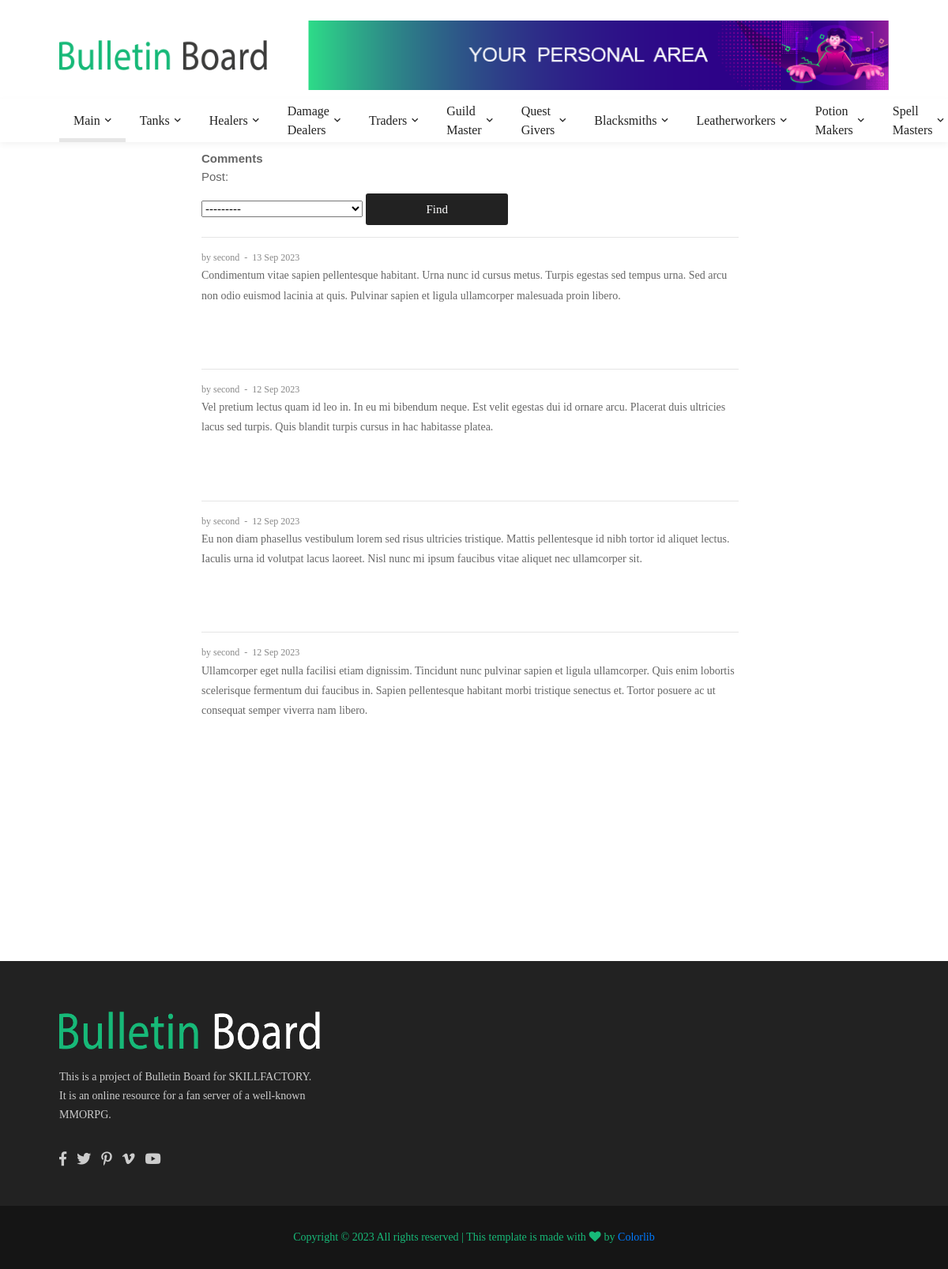
Page /2/account/comments (signed in) on the committed database.
### bulletin_board_app/models.py (models this page shows)
class Comment(models.Model):
    author = models.ForeignKey(User, on_delete=models.CASCADE, related_name='comments')
    post = models.ForeignKey(Post, on_delete=models.CASCADE, related_name='comments')
    date = models.DateTimeField(auto_now_add=True, verbose_name='Date')
    text = models.TextField(verbose_name='Text')
    is_accepted = models.BooleanField(default=False)

### bulletin_board_app/views.py (the view, shortened to what this page needs)
# urls.py: path('<int:pk>/account/comments', CommentListView.as_view(), name='comments'),
class CommentListView(LoginRequiredMixin, ListView):
    model = Comment
    template_name = 'personal_comments.html'
    context_object_name = 'comments'
    paginate_by = 10
    def get_queryset(self):
        user = self.request.user
        queryset = Comment.objects.filter(post__author=user).order_by('-id')
        return queryset
    def get_context_data(self, *args, **kwargs):
        context = super().get_context_data()
        context['filter'] = CommentFilter(self.request.GET, user=self.request.user, queryset=self.get_queryset())
        return context

### bulletin_board_app/models.py (called while the page is built)
    def __str__(self):
        return self.title

### templates/personal_comments.html (shortened to what this page needs)
{% extends 'banner.html' %}
{% block content %}
	<section class="bg0 p-b-140 p-t-10">
		<div class="container">
			<div class="row justify-content-center">
				<div class="col-md-10 col-lg-8 p-b-30">
					<div class="p-r-10 p-r-0-sr991">
						{% if comments %}
							<strong>Comments</strong>
							<div class="p-b-70">
								<form method="GET">
									{{ filter.form }}
									<button class="size-a-17 bg2 borad-3 f1-s-12 cl0 hov-btn1 trans-03 p-rl-15 m-t-10">Find</button>
								</form>
								{% for comment in filter.qs %}
									<hr>
									<div class="flex-wr-s-s p-b-40">
										<span class="f1-s-3 cl8 m-r-15">
											<span>
												by {{ comment.author }}
											</span>
											<span class="m-rl-3">-</span>
											<span>
												{{ comment.date | date:'d M Y' }}
											</span>
										</span>
										<p class="f1-s-11 cl6 p-b-25">
                                			{{ comment.text }}
										</p>
									</div>
								{% endfor %}
							</div>
						{% endif %}
					</div>
				</div>
            </div>
        </div>
    </section>
{% endblock content %}

### templates/banner.html
{% extends 'main.html' %}
{% load static %}
{% block banner %}
  {% if user.is_authenticated %}
    <a href="{% url 'account' user.id %}"><img src="{% static 'images/icons/banner-01.png' %}" alt="IMG"></a>
  {% else %}
    <a href="accounts/login"><img src="{% static 'images/icons/banner.png' %}" alt="IMG"></a>
  {% endif %}
{% endblock banner %}

### templates/main.html (shortened to what this page needs)
{% load static %}
<!DOCTYPE html>
<html lang="en">
<head>
	<link rel="stylesheet" type="text/css" href="{% static 'vendor/bootstrap/css/bootstrap.min.css' %}">
	<link rel="stylesheet" type="text/css" href="{% static 'fonts/font-awesome-4.7.0/css/font-awesome.min.css' %}">
	<link rel="stylesheet" type="text/css" href="{% static 'fonts/fontawesome-5.0.8/css/fontawesome-all.min.css' %}">
	<link rel="stylesheet" type="text/css" href="{% static 'fonts/iconic/css/material-design-iconic-font.min.css' %}">
	<link rel="stylesheet" type="text/css" href="{% static 'vendor/animate/animate.css' %}">
	<link rel="stylesheet" type="text/css" href="{% static 'vendor/css-hamburgers/hamburgers.min.css' %}">
	<link rel="stylesheet" type="text/css" href="{% static 'vendor/animsition/css/animsition.min.css' %}">
	<link rel="stylesheet" type="text/css" href="{% static 'css/util.min.css' %}">
	<link rel="stylesheet" type="text/css" href="{% static 'css/main.css' %}">
</head>
<body class="animsition">
	<header>
		<div class="container-menu-desktop">
			<div class="wrap-logo container">
				<div class="logo">
					<a href="{% url 'posts' %}"><img src="{% static 'images/icons/logo.png' %}" alt="LOGO"></a>
				</div>
				<div class="banner-header">
					{% block banner %}
					{% endblock banner %}
				</div>
			</div>
			<div class="wrap-main-nav">
				<div class="main-nav">
					<nav class="menu-desktop">
						<ul class="main-menu">
							<li class="main-menu-active">
								<a href="{% url 'posts' %}">Main</a>
							</li>
							<li class="mega-menu-item">
								<a href="{% url 'posts_by_categories' 'TA' %}">Tanks</a>
							</li>
							<li class="mega-menu-item">
								<a href="{% url 'posts_by_categories' 'HI' %}">Healers</a>
							</li>
							<li class="mega-menu-item">
								<a href="{% url 'posts_by_categories' 'DD' %}">Damage Dealers</a>
							</li>
							<li class="mega-menu-item">
								<a href="{% url 'posts_by_categories' 'TR' %}">Traders</a>
							</li>
							<li class="mega-menu-item">
								<a href="{% url 'posts_by_categories' 'GM' %}">Guild Master</a>
							</li>
							<li class="mega-menu-item">
								<a href="{% url 'posts_by_categories' 'QG' %}">Quest Givers</a>
							</li>
							<li class="mega-menu-item">
								<a href="{% url 'posts_by_categories' 'BS' %}">Blacksmiths</a>
							</li>
							<li class="mega-menu-item">
								<a href="{% url 'posts_by_categories' 'LW' %}">Leatherworkers</a>
							</li>
							<li class="mega-menu-item">
								<a href="{% url 'posts_by_categories' 'PM' %}">Potion Makers</a>
							</li>
							<li class="mega-menu-item">
								<a href="{% url 'posts_by_categories' 'SM' %}">Spell Masters</a>
							</li>
						</ul>
					</nav>
				</div>
			</div>
		</div>
	</header>
	{% block content %}
	{% endblock content %}
	<footer>
		<div class="bg2 p-t-40 p-b-25">
			<div class="container">
				<div class="row">
					<div class="col-lg-4 p-b-20">
						<div class="size-h-3 flex-s-c">
							<a href="index.html">
								<img class="max-s-full" src="{% static 'images/icons/logo-01.png' %}" alt="LOGO">
							</a>
						</div>
						<div>
							<p class="f1-s-1 cl11 p-b-16">
								This is a project of Bulletin Board for SKILLFACTORY. It is an online resource for a fan server of a well-known MMORPG.
							</p>
							<div class="p-t-15">
								<a href="#" class="fs-18 cl11 hov-cl10 trans-03 m-r-8">
									<span class="fab fa-facebook-f"></span>
								</a>
								<a href="#" class="fs-18 cl11 hov-cl10 trans-03 m-r-8">
									<span class="fab fa-twitter"></span>
								</a>
								<a href="#" class="fs-18 cl11 hov-cl10 trans-03 m-r-8">
									<span class="fab fa-pinterest-p"></span>
								</a>
								<a href="#" class="fs-18 cl11 hov-cl10 trans-03 m-r-8">
									<span class="fab fa-vimeo-v"></span>
								</a>
								<a href="#" class="fs-18 cl11 hov-cl10 trans-03 m-r-8">
									<span class="fab fa-youtube"></span>
								</a>
							</div>
						</div>
					</div>
				</div>
			</div>
		</div>
		<div class="bg11">
			<div class="container size-h-4 flex-c-c p-tb-15">
				<span class="f1-s-1 cl0 txt-center">
					<a href="#" class="f1-s-1 cl10 hov-link1">
						Copyright &copy;
						All rights reserved | This template is made with
						<i class="fa fa-heart" aria-hidden="true"></i>
						by <a href="https://colorlib.com" target="_blank">Colorlib</a>
				</span>
			</div>
		</div>
	</footer>
</body>
</html>

### static/css/main.css (style rules this page uses)
.container { max-width: 1080px; }
.wrap-logo { display: -webkit-box; display: -webkit-flex; display: -moz-box; display: -ms-flexbox; display: flex; justify-content: space-between; align-items: center; height: 125px; padding-top: 25px; padding-bottom: 10px; }
.logo { width: 25%; height: 100%; display: -webkit-box; display: -webkit-flex; display: -moz-box; display: -ms-flexbox; display: flex; justify-content: flex-start; align-items: center; }
.logo img { max-width: 100%; max-height: 50%; }
.banner-header { width: 70%; height: 100%; display: -webkit-box; display: -webkit-flex; display: -moz-box; display: -ms-flexbox; display: flex; justify-content: flex-end; align-items: center; }
.banner-header img { max-width: 100%; max-height: 100%; }
.wrap-main-nav { width: 100%; height: 55px; z-index: 1000; position: relative; }
.main-nav { width: 100%; height: 55px; background-color: #fff; box-shadow: 0 3px 8px 0px rgba(0,0,0,0.05); -moz-box-shadow: 0 3px 8px 0px rgba(0,0,0,0.05); -webkit-box-shadow: 0 3px 8px 0px rgba(0,0,0,0.05); -o-box-shadow: 0 3px 8px 0px rgba(0,0,0,0.05); -ms-box-shadow: 0 3px 8px 0px rgba(0,0,0,0.05); -webkit-transform: translateY(0%); -moz-transform: translateY(0%); -ms-transform: translateY(0%); -o-transform: translateY(0%); transform: translateY(0%); }
.menu-desktop { max-width: calc(100% - 30px); width: 1050px; margin: 0 auto; height: 55px; position: relative; }
.main-menu { list-style-type: none; margin: 0; height: 100%; display: -webkit-box; display: -webkit-flex; display: -moz-box; display: -ms-flexbox; display: flex; align-items: center; }
.main-menu > li { height: 100%; position: relative; }
.main-menu > li > a { font-family: Roboto-Medium; font-size: 16px; line-height: 1.5; color: #222; position: relative; display: -webkit-box; display: -webkit-flex; display: -moz-box; display: -ms-flexbox; display: flex; align-items: center; height: 100%; padding: 5px 0px; margin: 0 18px; transition: all 0.3s; -o-transition: all 0.3s; -moz-transition: all 0.3s; -webkit-transition: all 0.3s; }
.main-menu > li > a::before { content: ""; display: block; position: absolute; width: calc(100% + 36px); height: 5px; bottom: 0; left: -18px; background-color: #e6e6e6; transition: all 0.3s; -webkit-transition: all 0.3s; -o-transition: all 0.3s; -moz-transition: all 0.3s; -webkit-transform: scaleX(0); -moz-transform: scaleX(0); -ms-transform: scaleX(0); -o-transform: scaleX(0); transform: scaleX(0); }
.main-menu > li > a::after { content: "\f2f9"; font-family: Material-Design-Iconic-Font; font-size: 16px; color: #222; line-height: 1.5; margin-left: 6px; margin-bottom: 1px; transition: all 0.3s; -webkit-transition: all 0.3s; -o-transition: all 0.3s; -moz-transition: all 0.3s; }
li.main-menu-active > a::before { -webkit-transform: scaleX(1); -moz-transform: scaleX(1); -ms-transform: scaleX(1); -o-transform: scaleX(1); transform: scaleX(1); }
.main-menu > li.mega-menu-item { position: static; }
body { padding-right: 0px !important; }
.cl0 { color: #fff; }
.cl6 { color: #666; }
.cl8 { color: #888; }
.cl10 { color: #17b978; }
.cl11 { color: #ccc; }
.f1-s-1 { font-family: Roboto-Regular; font-size: 14px; line-height: 1.7; }
.f1-s-3 { font-family: Roboto-Regular; font-size: 12px; line-height: 1.7; }
.f1-s-11 { font-family: Roboto-Regular; font-size: 14px; line-height: 1.8; }
.f1-s-12 { font-family: Roboto-Regular; font-size: 15px; line-height: 1.8; }
.size-a-17 { max-width: 100%; min-width: 180px; height: 40px; }
.size-h-3 { height: 95px; }
.size-h-4 { min-height: 80px; }
.bg0 { background-color: #fff; }
.bg2 { background-color: #222; }
.bg11 { background-color: #151515; }

### rows in the picture
Comment: author "second", date "13 Sep 2023", text "Condimentum vitae sapien pellentesque habitant. Urna nunc id cursus metus. Turpis egestas sed tempus urna. Sed arcu non odio euismod lacinia at quis. Pulvinar sapien et ligula ullamcorper malesuada proin libero."
Comment: author "second", date "12 Sep 2023", text "Vel pretium lectus quam id leo in. In eu mi bibendum neque. Est velit egestas dui id ornare arcu. Placerat duis ultricies lacus sed turpis. Quis blandit turpis cursus in hac habitasse platea."
Comment: author "second", date "12 Sep 2023", text "Eu non diam phasellus vestibulum lorem sed risus ultricies tristique. Mattis pellentesque id nibh tortor id aliquet lectus. Iaculis urna id volutpat lacus laoreet. Nisl nunc mi ipsum faucibus vitae aliquet nec ullamcorper sit."
Comment: author "second", date "12 Sep 2023", text "Ullamcorper eget nulla facilisi etiam dignissim. Tincidunt nunc pulvinar sapien et ligula ullamcorper. Quis enim lobortis scelerisque fermentum dui faucibus in. Sapien pellentesque habitant morbi tristique senectus et. Tortor posuere ac ut consequat semper viverra nam libero."
